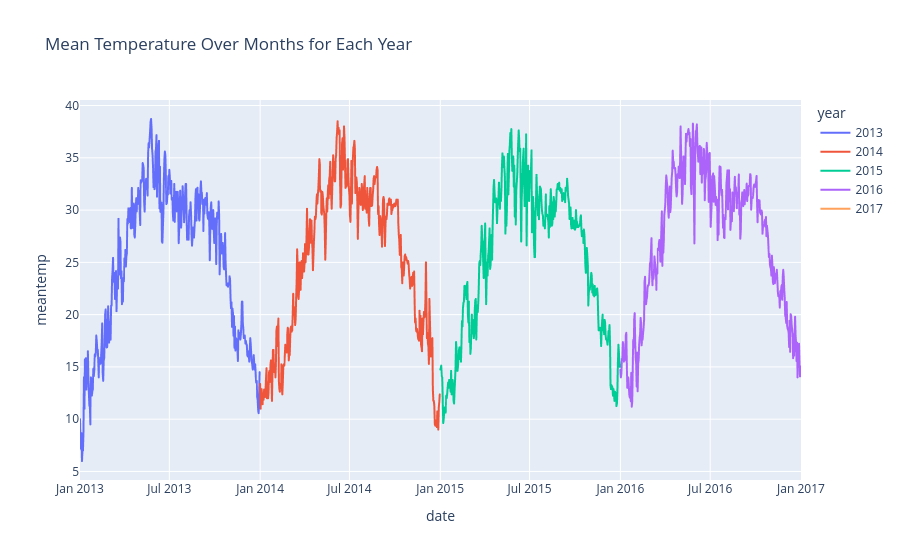

The notebook cell this image was saved under:
### Code cell
# same in plotly 
fig = px.line(df, x=df.index, y='meantemp', color='year', title='Mean Temperature Over Months for Each Year')
fig.show()

### Figure 1 — Plotly figure (JSON) as saved in the notebook; plotly's stock layout.template omitted (floating-point values rounded to 4 significant figures; data arrays with more than 128 entries replaced by an {"elided": "..."} marker saying what was removed)
{"data": [{"hovertemplate": "year=2013<br>date=%{x}<br>meantemp=%{y}<extra></extra>", "legendgroup": "2013", "line": {"color": "#636efa", "dash": "solid"}, "marker": {"symbol": "circle"}, "mode": "lines", "name": "2013", "showlegend": true, "type": "scattergl", "x": {"elided": "365 str values"}, "xaxis": "x", "y": {"elided": "365 float values"}, "yaxis": "y"}, {"hovertemplate": "year=2014<br>date=%{x}<br>meantemp=%{y}<extra></extra>", "legendgroup": "2014", "line": {"color": "#EF553B", "dash": "solid"}, "marker": {"symbol": "circle"}, "mode": "lines", "name": "2014", "showlegend": true, "type": "scattergl", "x": {"elided": "365 str values"}, "xaxis": "x", "y": {"elided": "365 float values"}, "yaxis": "y"}, {"hovertemplate": "year=2015<br>date=%{x}<br>meantemp=%{y}<extra></extra>", "legendgroup": "2015", "line": {"color": "#00cc96", "dash": "solid"}, "marker": {"symbol": "circle"}, "mode": "lines", "name": "2015", "showlegend": true, "type": "scattergl", "x": {"elided": "365 str values"}, "xaxis": "x", "y": {"elided": "365 float values"}, "yaxis": "y"}, {"hovertemplate": "year=2016<br>date=%{x}<br>meantemp=%{y}<extra></extra>", "legendgroup": "2016", "line": {"color": "#ab63fa", "dash": "solid"}, "marker": {"symbol": "circle"}, "mode": "lines", "name": "2016", "showlegend": true, "type": "scattergl", "x": {"elided": "366 str values"}, "xaxis": "x", "y": {"elided": "366 float values"}, "yaxis": "y"}, {"hovertemplate": "year=2017<br>date=%{x}<br>meantemp=%{y}<extra></extra>", "legendgroup": "2017", "line": {"color": "#FFA15A", "dash": "solid"}, "marker": {"symbol": "circle"}, "mode": "lines", "name": "2017", "showlegend": true, "type": "scattergl", "x": ["2017-01-01T00:00:00.000000"], "xaxis": "x", "y": [10.0], "yaxis": "y"}], "layout": {"legend": {"title": {"text": "year"}, "tracegroupgap": 0}, "title": {"text": "Mean Temperature Over Months for Each Year"}, "xaxis": {"anchor": "y", "domain": [0, 1], "title": {"text": "date"}}, "yaxis": {"anchor": "x", "domain": [0, 1], "title": {"text": "meantemp"}}}}
